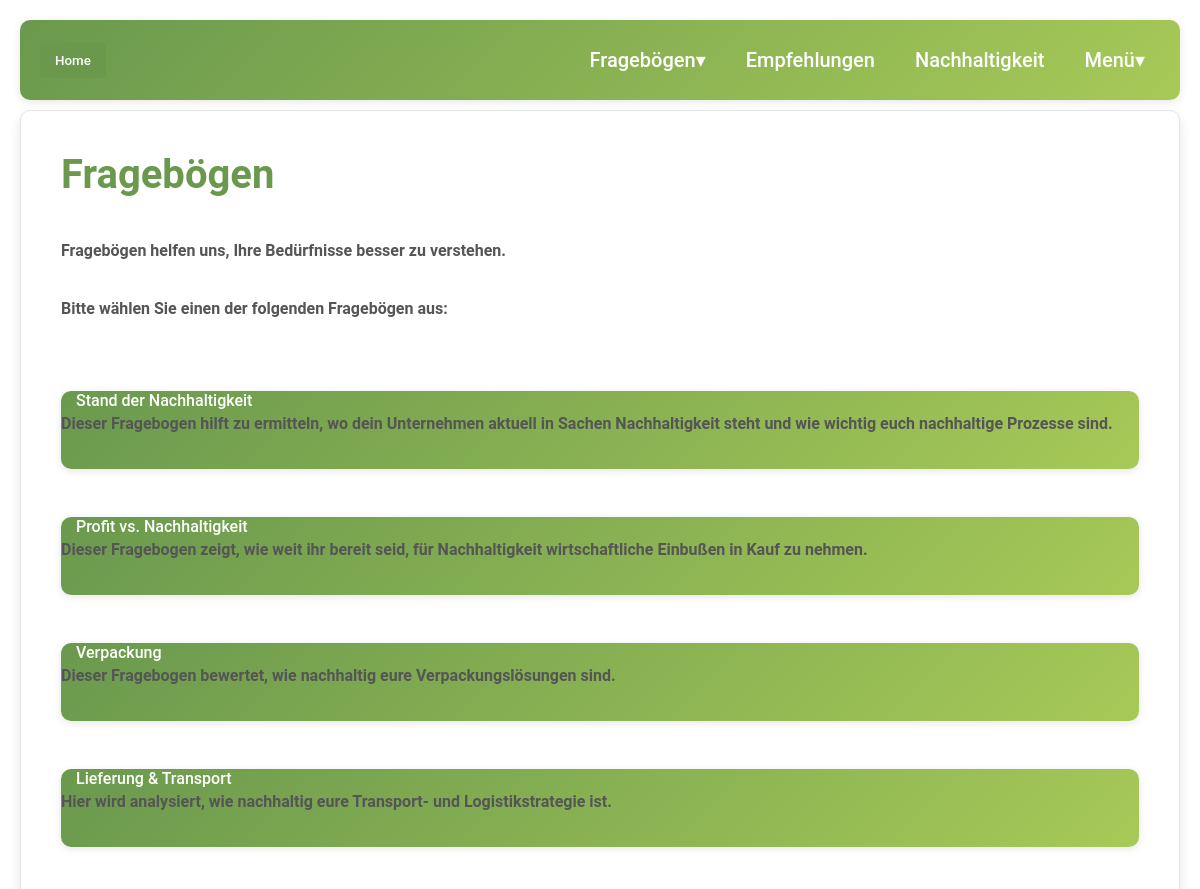
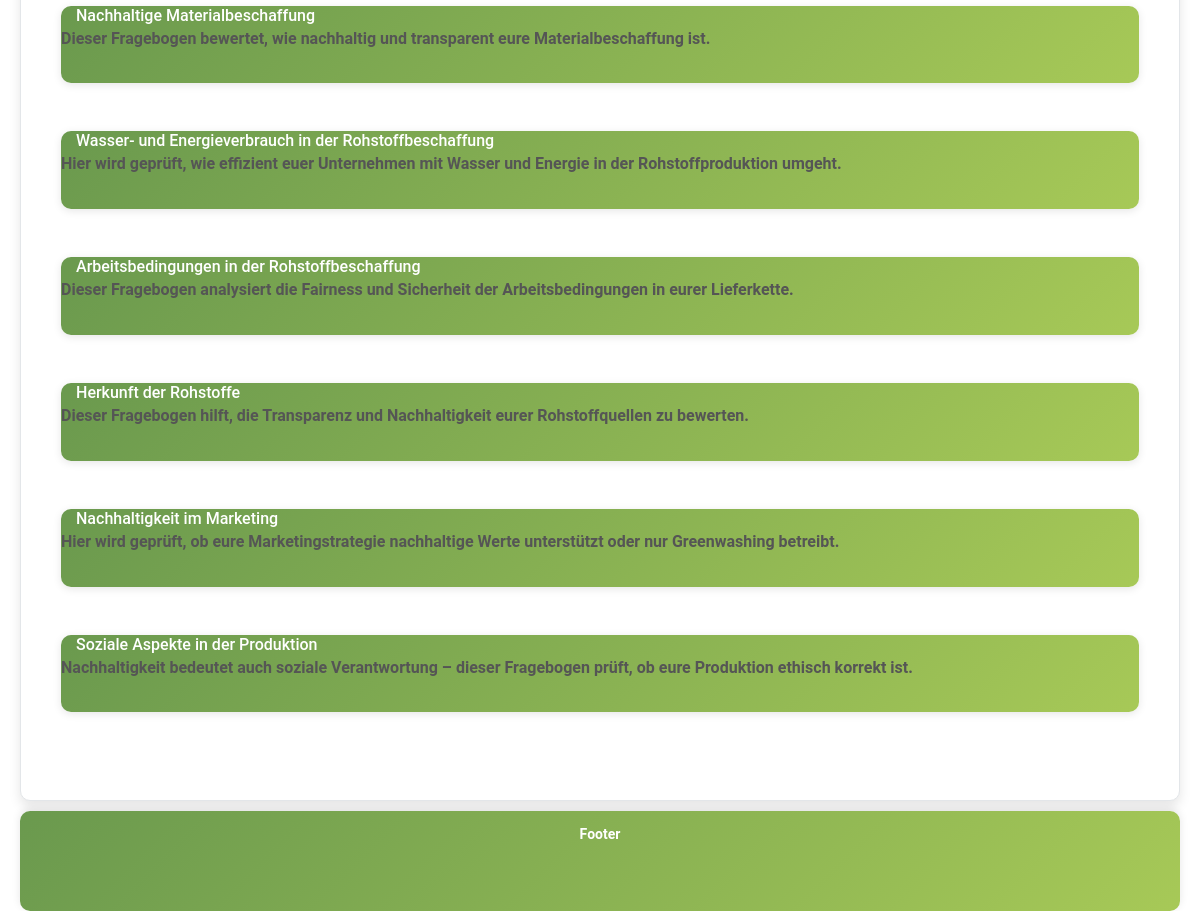
Page /Fragebögen on the committed database (2 pictures, top to bottom).
### tables this page shows
CREATE TABLE "frageboegen" (
	"id"	INTEGER,
	"titel"	TEXT NOT NULL,
	"beschreibung"	TEXT,
	PRIMARY KEY("id" AUTOINCREMENT)
);

### app.py (the view)
@app.route('/Fragebögen')
def Fragebögen():
    frageboegen = get_frageboegen()
    return render_template('Fragebögen.html', Angemeldet=session.get('Angemeldet'), username=session.get('username'), frageboegen=frageboegen)

### Datenbanken.py (called while the page is built)
def get_frageboegen():
    connection = sqlite3.connect('Datenbanken/frageboegen.db')
    cursor = connection.cursor()
    cursor.execute('SELECT * FROM frageboegen')
    frageboegen = cursor.fetchall()
    connection.close()
    return frageboegen

### templates/Fragebögen.html (shortened to what this page needs)
<!DOCTYPE html>
<html lang="de">
<head>
    <link rel="stylesheet" href="{{ url_for('static', filename='Profil.css') }}">
</head>
<body>
    <div class="container">
        <ul>
            <div class="left-section">
                <li><button onclick="window.location.href='/'">Home</button></li>
            </div>
            <div class="right-section">
                <li>
                    <a href="/Fragebögen">Fragebögen▾</a>
                </li>
                <li><a href="/Empfehlungen">Empfehlungen</a></li>
                <li><a href="/Nachhaltigkeit">Nachhaltigkeit</a></li>
                <li>
                    <a href="#">Menü▾</a>
                </li>
            </div>
        </ul>
        <main>
            <h1>Fragebögen</h1>
            <br>
            <p>Fragebögen helfen uns, Ihre Bedürfnisse besser zu verstehen.
            <br>
            <br>
                Bitte wählen Sie einen der folgenden Fragebögen aus:</p>
            <br><br>
            <div class="fragenbogen-liste">
                {% for fragebogen in frageboegen %}
                    <ul>
                        <li>
                            <a href="{{ url_for('show_fragebogen', fragebogen_id=fragebogen[0]) }}">
                                {{ fragebogen[1] }}
                            </a>
                            <p>{{ fragebogen[2] }}</p>
                        </li>
                    </ul>
                    <br><br>
                {% else %}
                    <p>Keine Fragebögen verfügbar. Kann sein es gibt ein Problem mit der Datenbank.</p>
                {% endfor %}
            </div>
        </main>
        <footer>Footer</footer>
    </div>
</body>
</html>

### static/Profil.css (style rules this page uses)
* { margin: 0; padding: 0; box-sizing: border-box; font-family: 'Roboto', Arial, sans-serif; scroll-behavior: smooth; }
body, html { height: 100%; display: flex; flex-direction: column; overflow: visible; }
.container { display: grid; grid-template-rows: 80px 1fr 100px; grid-template-areas: "header header" "main main" "footer footer"; height: 100vh; gap: 10px; padding: 20px; font-weight: 600; font-size: 20px; width: 100%; }
ul { grid-area: header; background: linear-gradient(135deg, #6a994e, #a7c957); display: flex; justify-content: space-between; align-items: center; border-radius: 10px; padding: 10px 20px; list-style: none; box-shadow: 0 2px 8px rgba(0, 0, 0, 0.1); }
ul .left-section { display: flex; gap: 10px; flex: 1; }
ul .right-section { display: flex; gap: 10px; justify-content: flex-end; flex: 1; }
ul li { position: relative; }
ul a, ul button { color: #fff; text-decoration: none; padding: 10px 15px; border-radius: 5px; font-weight: 500; transition: background 0.3s, transform 0.2s ease-in-out; }
main { grid-area: main; background: #fff; border-radius: 10px; padding: 40px; box-shadow: 0 6px 12px rgba(0, 0, 0, 0.1); border: 1px solid #e3e6e9; display: flex; flex-direction: column; }
main h1, main h2, main h3 { margin-bottom: 15px; color: #6a994e; }
main p { line-height: 1.8; font-size: 16px; margin-bottom: 20px; color: #555; }
main ul { list-style: none; padding: 0; }
main ul li { margin-bottom: 10px; font-size: 16px; color: #333; }
footer { grid-area: footer; background: linear-gradient(135deg, #6a994e, #a7c957); text-align: center; color: #fff; padding: 15px 0; border-radius: 10px; box-shadow: 0 -2px 8px rgba(0, 0, 0, 0.1); font-size: 14px; height: 100px; flex-shrink: 0; }
a { color: #007bff; text-decoration: none; font-weight: 500; transition: color 0.3s ease; }
button { background-color: #6a994e; color: #fff; padding: 10px 20px; border: none; border-radius: 5px; font-weight: 500; cursor: pointer; transition: background 0.3s, transform 0.2s ease-in-out; }
.container ul { grid-area: header; }

### rows in the picture
frageboegen: titel "Stand der Nachhaltigkeit", beschreibung "Dieser Fragebogen hilft zu ermitteln, wo dein Unternehmen aktuell in Sachen Nachhaltigkeit steht und wie wichtig euch nachhaltige Prozesse sind."
frageboegen: titel "Profit vs. Nachhaltigkeit", beschreibung "Dieser Fragebogen zeigt, wie weit ihr bereit seid, für Nachhaltigkeit wirtschaftliche Einbußen in Kauf zu nehmen."
frageboegen: titel "Verpackung", beschreibung "Dieser Fragebogen bewertet, wie nachhaltig eure Verpackungslösungen sind."
frageboegen: titel "Lieferung & Transport", beschreibung "Hier wird analysiert, wie nachhaltig eure Transport- und Logistikstrategie ist."
frageboegen: titel "Nachhaltige Materialbeschaffung", beschreibung "Dieser Fragebogen bewertet, wie nachhaltig und transparent eure Materialbeschaffung ist."
frageboegen: titel "Wasser- und Energieverbrauch in der Rohstoffbeschaffung", beschreibung "Hier wird geprüft, wie effizient euer Unternehmen mit Wasser und Energie in der Rohstoffproduktion umgeht."
frageboegen: titel "Arbeitsbedingungen in der Rohstoffbeschaffung", beschreibung "Dieser Fragebogen analysiert die Fairness und Sicherheit der Arbeitsbedingungen in eurer Lieferkette."
frageboegen: titel "Herkunft der Rohstoffe", beschreibung "Dieser Fragebogen hilft, die Transparenz und Nachhaltigkeit eurer Rohstoffquellen zu bewerten."
frageboegen: titel "Nachhaltigkeit im Marketing", beschreibung "Hier wird geprüft, ob eure Marketingstrategie nachhaltige Werte unterstützt oder nur Greenwashing betreibt."
frageboegen: titel "Soziale Aspekte in der Produktion", beschreibung "Nachhaltigkeit bedeutet auch soziale Verantwortung – dieser Fragebogen prüft, ob eure Produktion ethisch korrekt ist."
